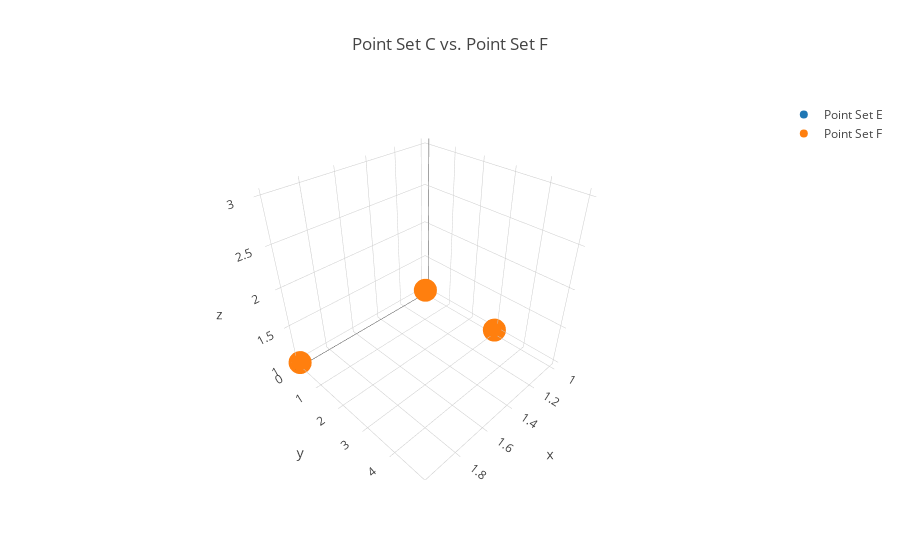

Notebook source saved alongside this figure:
### Code cell
trace_1 = go.Scatter3d(
    x = E[:, 0],
    y = E[:, 1],
    z = E[:, 2],
    mode = 'markers', 
    name = 'Point Set E'
)

trace_2 = go.Scatter3d(
    x = F[:, 0],
    y = F[:, 1],
    z = F[:, 2],
    mode = 'markers', 
    name = 'Point Set F'
)

data = go.Data([trace_1, trace_2])
layout = go.Layout(
    title = 'Point Set C vs. Point Set F')

figure = go.Figure(data = data, layout = layout)
iplot(figure)

### Figure 1 — Plotly figure (JSON) as saved in the notebook; plotly's stock layout.template omitted (floating-point values rounded to 4 significant figures)
{"data": [{"mode": "markers", "name": "Point Set E", "type": "scatter3d", "x": [1, 2, 2], "y": [3, 5, 0], "z": [1, 3, 1]}, {"mode": "markers", "name": "Point Set F", "type": "scatter3d", "x": [2, 2, 1], "y": [0, 5, 3], "z": [1, 3, 1]}], "layout": {"title": "Point Set C vs. Point Set F"}}
